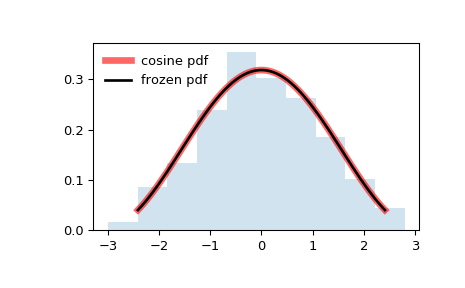

Write the Python code that produced this figure.
from scipy.stats import cosine
import matplotlib.pyplot as plt
fig, ax = plt.subplots(1, 1)

# Calculate a few first moments:

mean, var, skew, kurt = cosine.stats(moments='mvsk')

# Display the probability density function (``pdf``):

x = np.linspace(cosine.ppf(0.01),
                cosine.ppf(0.99), 100)
ax.plot(x, cosine.pdf(x),
       'r-', lw=5, alpha=0.6, label='cosine pdf')

# Alternatively, the distribution object can be called (as a function)
# to fix the shape, location and scale parameters. This returns a "frozen"
# RV object holding the given parameters fixed.

# Freeze the distribution and display the frozen ``pdf``:

rv = cosine()
ax.plot(x, rv.pdf(x), 'k-', lw=2, label='frozen pdf')

# Check accuracy of ``cdf`` and ``ppf``:

vals = cosine.ppf([0.001, 0.5, 0.999])
np.allclose([0.001, 0.5, 0.999], cosine.cdf(vals))
# True

# Generate random numbers:

r = cosine.rvs(size=1000)

# And compare the histogram:

ax.hist(r, density=True, histtype='stepfilled', alpha=0.2)
ax.legend(loc='best', frameon=False)
plt.show()
